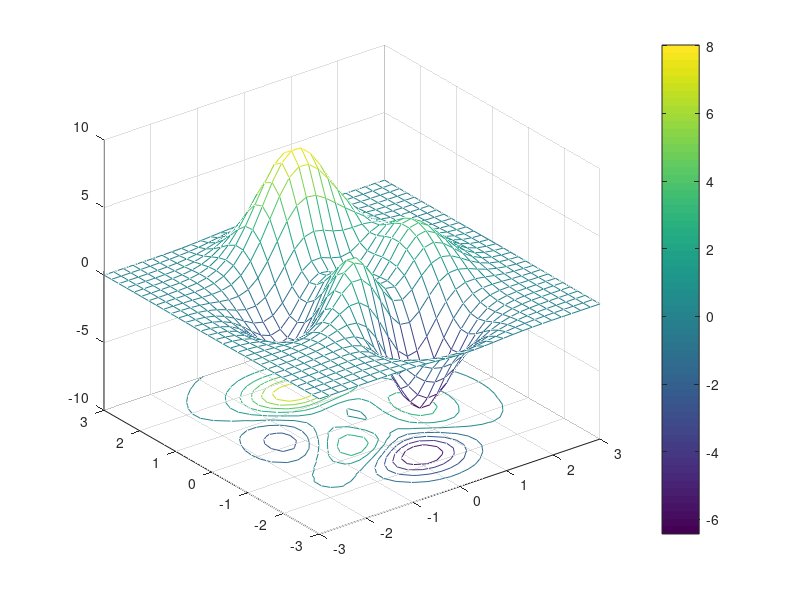

Recreate this plot in MATLAB.
x=linspace(-3,3,30);
y=linspace(-3,3,30);
[xx,yy]=meshgrid(x,y);
z=3*(1-xx).^2.*exp(-xx.^2-(yy+1).^2)-10.*(xx./5-x.^3-yy.^5).*exp(-xx.^2-yy.^2)-1/3.*exp(-(xx+1).^2-yy.^2);
meshc(xx,yy,z);
colormap('default')
colorbar 
